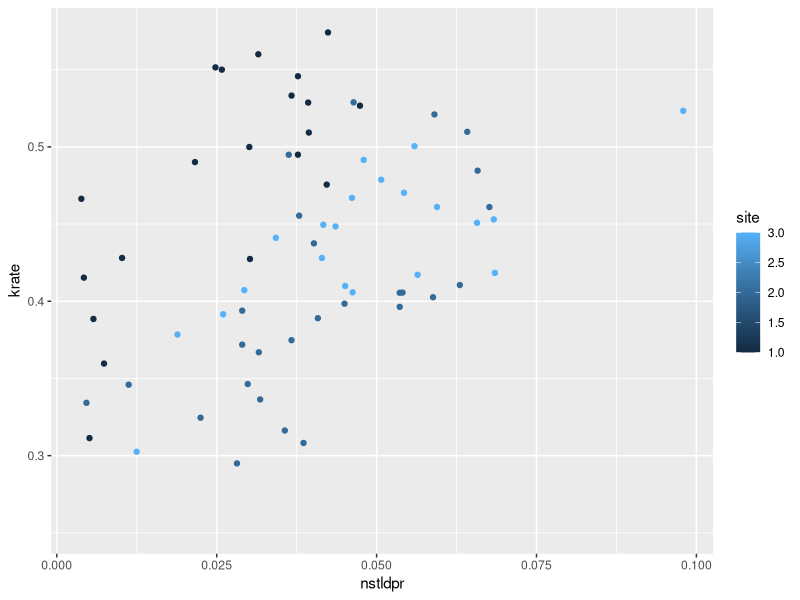
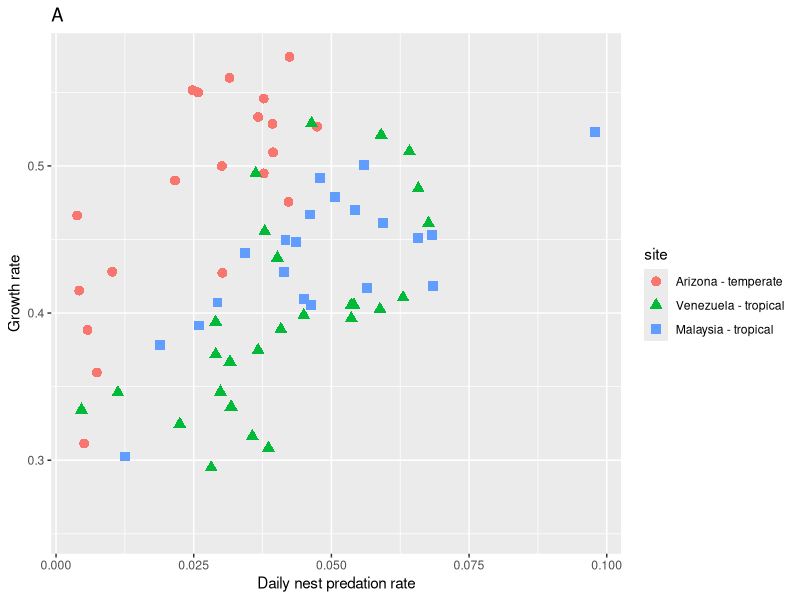
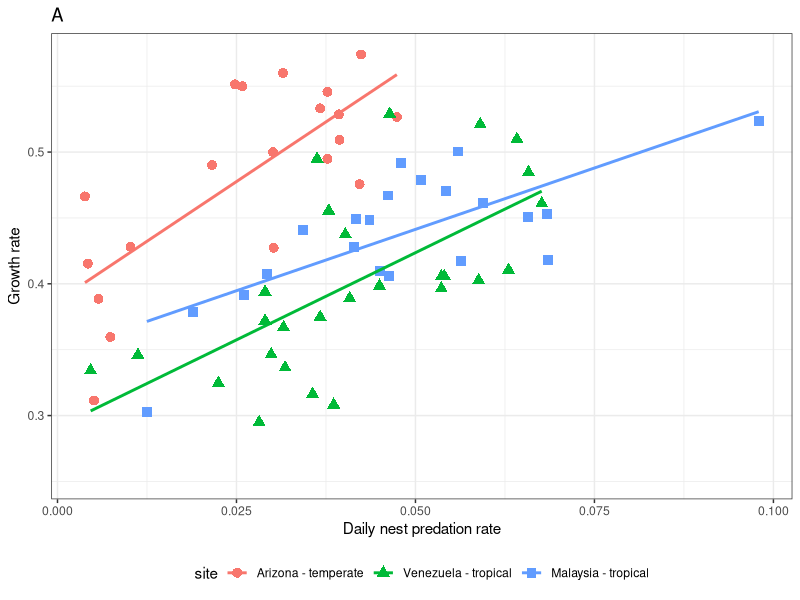
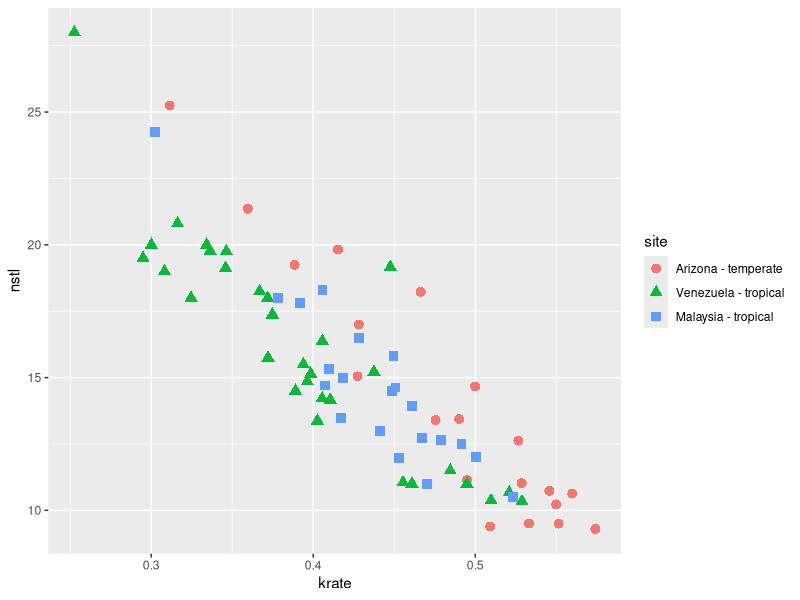
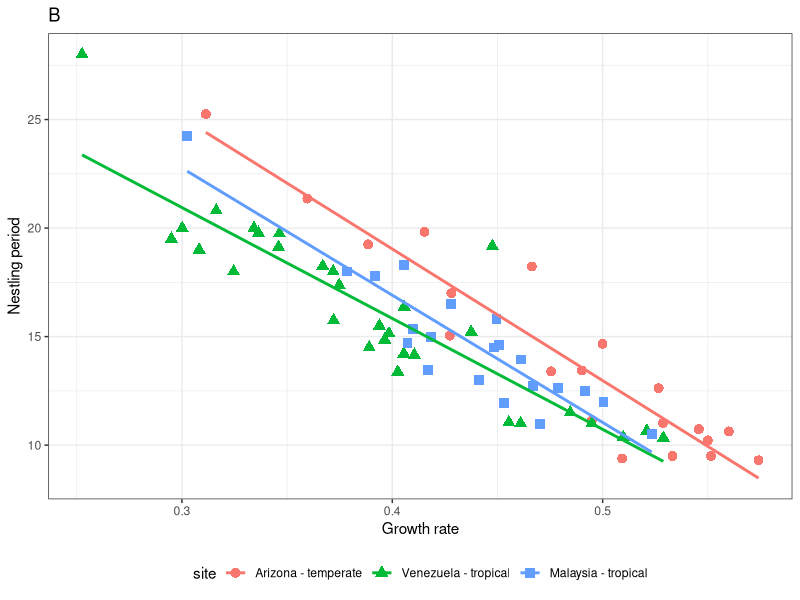
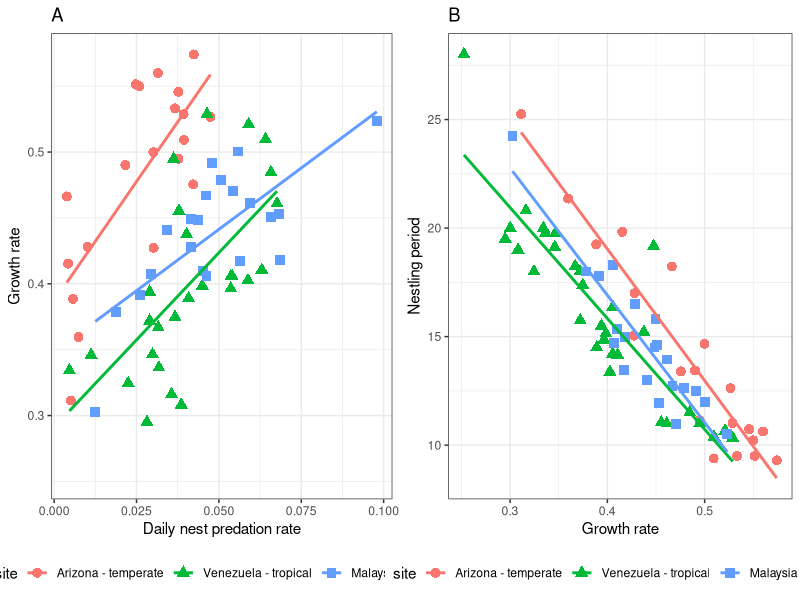
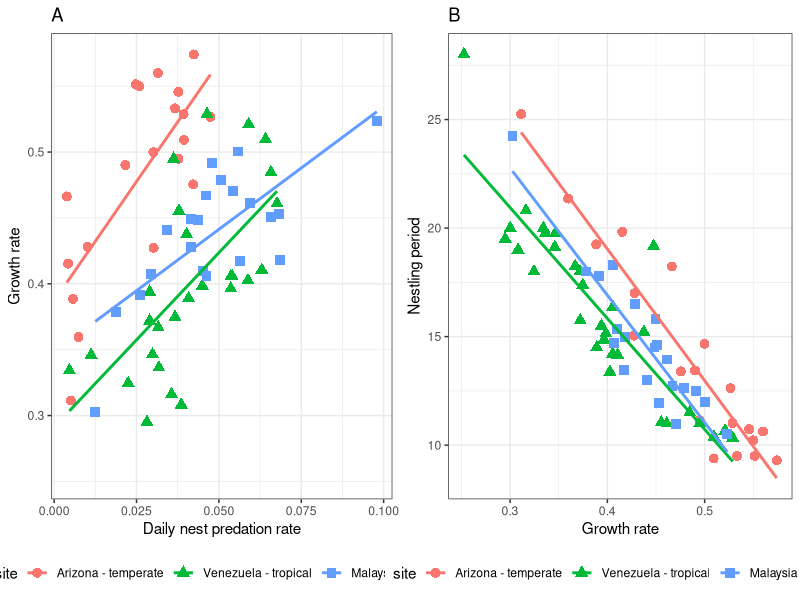

The R source for these figures, in order:
## ---- chunk 1
# optional commands for pdf generation
knitr::opts_chunk$set(
  eval      = TRUE,
  comment   = "#",
  warning = FALSE,
  message = FALSE,
  fig.align = "center")
## ---- chunk 2
library(tidyverse) # for ggplot
library(gridExtra) # arrange several plots on the same page

m2015 <- read_tsv("../data/Martin2015_data.csv")
dim(m2015)
head(m2015)
## ---- chunk 3
plA <- ggplot(data = m2015) +
  aes(x = nstldpr, y = krate, colour = site) + 
  geom_point()
plA
## ---- chunk 4
m2015$site <- factor(m2015$site, levels = c(1,2,3), 
                     labels = c("Arizona - temperate",  
                                "Venezuela - tropical", 
                                "Malaysia - tropical"))

# Now add labels
plA <- ggplot(data = m2015) +
  aes(x = nstldpr, y = krate, colour = site, shape = site) + 
  geom_point(size = 3)
plA <- plA + xlab("Daily nest predation rate") + 
  ylab("Growth rate") + 
  ggtitle("A")
plA
## ---- chunk 5
plA <- plA + 
  theme_bw() + 
  theme(legend.position = "bottom") + 
  geom_smooth(method = "glm", se = FALSE)
plA
## ---- chunk 6
plB <- ggplot(data = m2015) + 
  aes(x = krate, y = nstl, colour = site, shape = site) + 
  geom_point(size = 3)
plB
# Add labels
plB <- plB + 
  xlab("Growth rate") + 
  ylab("Nestling period") + 
  ggtitle("B")
# Add linear model, and move legend
plB <- plB + 
  theme_bw() + 
  theme(legend.position = "bottom") +
  geom_smooth(method = "glm", se = FALSE)
plB
## ---- chunk 7
grid.arrange(plA, plB, ncol = 2)
## ---- chunk 8
pdf(file = "../data/Martin2015_figure2.pdf", 
    width = 12, height = 7)
grid.arrange(plA, plB, ncol = 2)
dev.off()
